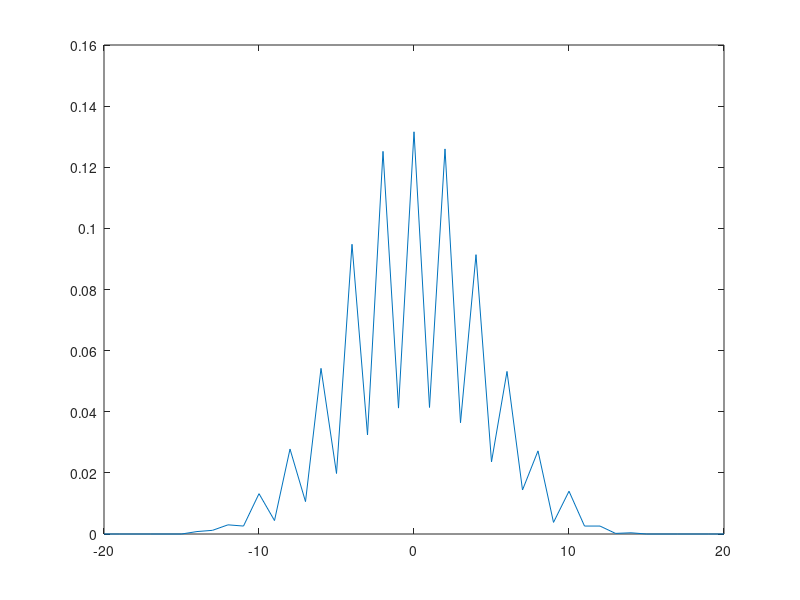

The MATLAB script that drew this image:
clear all
close all

N      = 20;
num_MC = 5000;
p_r    = 29/59;
p_d    = 1/59;
p_l    = 29/59;

%p_r    = 1/3;
%p_d    = 1/3;
%p_l    = 1/3;

x = zeros(2*N+1,1);
for j = 1:1:num_MC
   current_loc = 0;
   for i = 1:1:N
      prob = rand(1,1);
      if( prob <= p_r )
         current_loc = current_loc + 1;
      elseif( prob > p_r & prob <= (p_r + p_d) )
         current_loc = current_loc;
      else
         current_loc = current_loc - 1;
      end
   end
   x(current_loc + N + 1) = x(current_loc + N + 1) + 1;
end
x = x/num_MC;
m = -N:1:N;

plot(m,x)
   
         
      
   